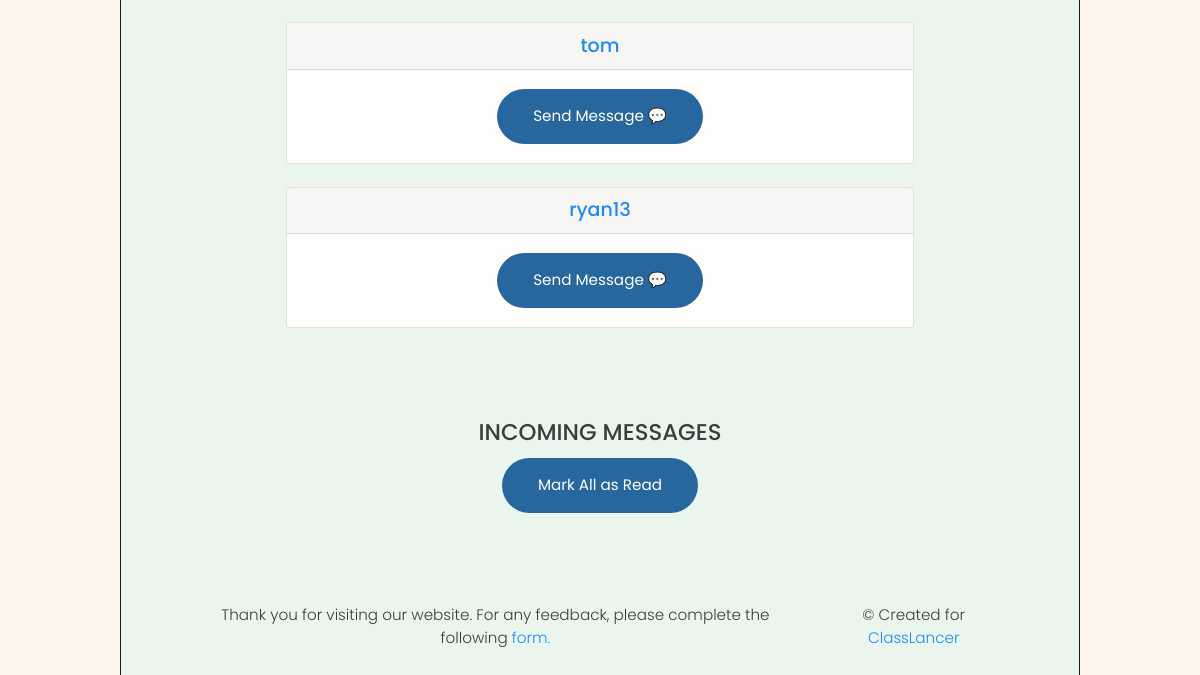
/contacts (signed in, lower part), run on an earlier commit of the app's database.
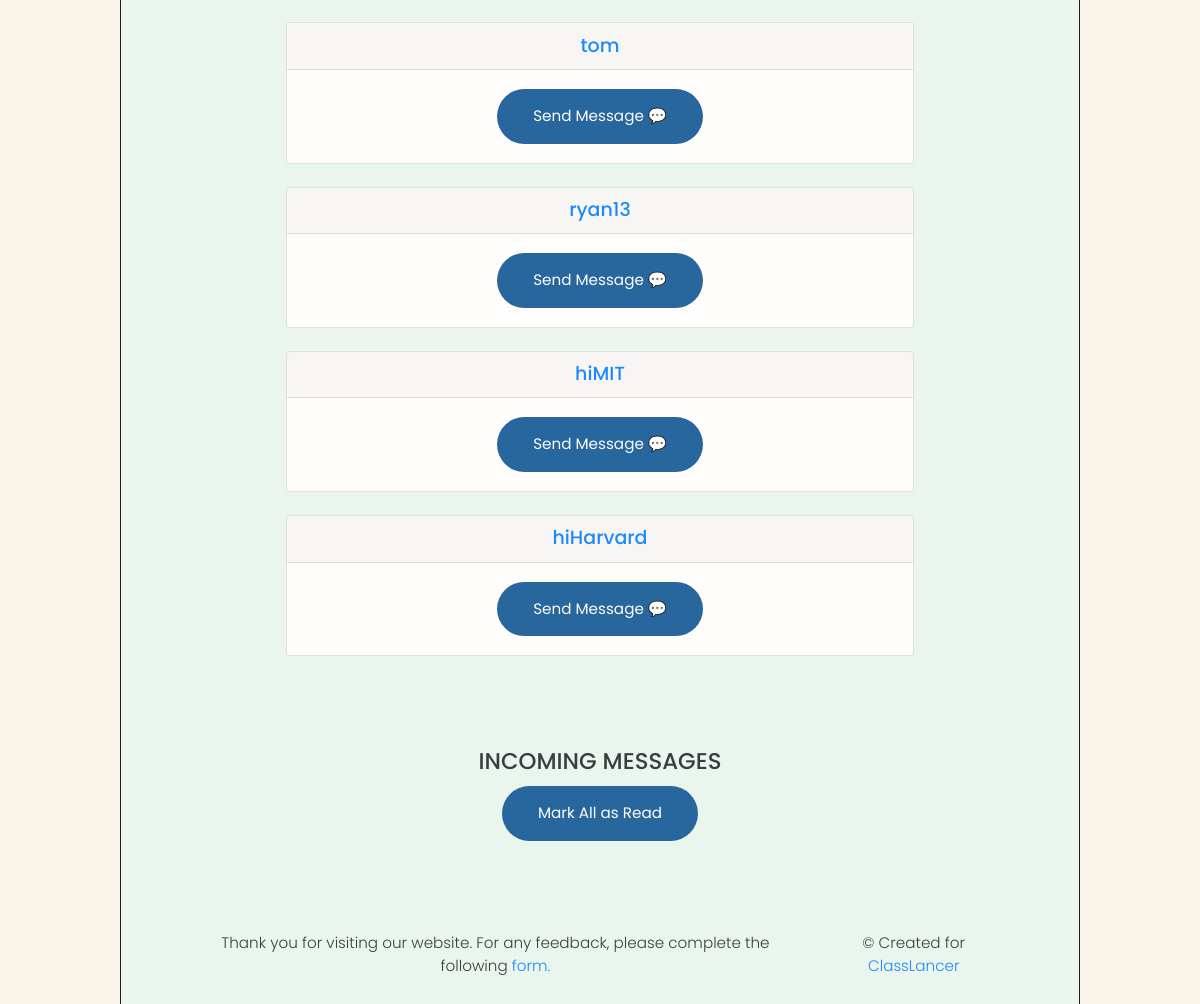
And on a later commit of the database.
### auctions/models.py (models this page shows)
class Chat(models.Model):
    user = models.CharField(max_length=64, null=True)
    contact = models.CharField(max_length=64, null=True)

### auctions/views.py (the view)
# urls.py: path("contacts", views.contacts, name="contacts"),
@login_required(login_url='/login')
def contacts(request):
    connections = Chat.objects.filter(user=request.user.username)
    existing = [request.user.username]
    known = []
    for connection in connections:
        existing.append(connection.contact)
        known.append(connection.contact)
    all_users = User.objects.exclude(username__in=existing)
    incoming_messages = Messages.objects.filter(receiver=request.user.username, read=False).order_by('sender')
    senders_list = []
    for incoming_message in incoming_messages:
        senders_list.append(incoming_message.sender)
    uniquesenders_list = set(senders_list)
    messageshash = {}
    for sender in uniquesenders_list:
        messageshash[sender] = {
            "sender": sender,
            "messages": Messages.objects.filter(receiver=request.user.username, read=False, sender=sender)
        }
    pendingmessages = []
    for x, y in messageshash.items():
        pendingmessages.append(y)
    empty = False
    if len(connections) == 0:
        empty = True
    mars = False
    return render(request, "auctions/contacts.html", {
        "connections": connections,
        "pendingmessages": pendingmessages,
        "known": known,
        "all_users": all_users,
        "empty": empty,
        "mars": mars
    })

### auctions/context_processors.py (called while the page is built)
def add_variable_to_context(request):
    notifmessages = Messages.objects.filter(receiver=request.user.username, read=False)
    overallnotifs = Notifications.objects.filter(user=request.user.username, read=False)
    if request.user.is_authenticated:
        currentmode = Mode.objects.get(user=request.user.username)
    else:
        currentmode = "none"
    return {
        'testme': notifmessages,
        'metoo': overallnotifs,
        'currentmode': currentmode
    }

### auctions/templates/auctions/contacts.html (shortened to what this page needs)
{% extends "auctions/layout2.html" %}
{% block body %}
    <br>
    <br>
    <br>
    <br>
    <br>
    <br>
     <div class="jumbotron text-center" style="margin-left:10%;width:80%;opacity:0.88;background-color:#E8F6EF;border:solid;border-color:black;border-width:0.5px;">
        <br>
    <br>
    <br>
      <br>
      <br>
      <br>
      <br>
      <br>
      <br>
        {% if empty %}
            <div class="text-center">
                <p class="lead">You have no contacts.</p>
            </div>
        {% else %}
            {% if mars %}
            <a href="{% url 'contacts' %}">
                        <button style="background:#0b5394;border-radius: 1000px;border:none;outline:none;padding:16px 36px;color:#ffffff;text-align:center;">Back to All Contacts</button>
            </a>
            <br>
            <br>
            <div class="card text-center" style="width:70%;margin-left:15%;">
                    <a href="{% url 'profile' person.contact %}"><h5 class="card-header h5">{{person.contact}}</h5></a>
                    <div class="card-body">
                        <a href="{% url 'chatwithcontacts' person.contact %}">
                        <button style="background:#0b5394;border-radius: 1000px;border:none;outline:none;padding:16px 36px;color:#ffffff;text-align:center;">Send Message 💬</button>
                        </a>
            </div>
            </div>
            {% else %}
                {% for connection in connections %}
                <div class="card text-center" style="width:70%;margin-left:15%;">
                    <a href="{% url 'profile' connection.contact %}"><h5 class="card-header h5">{{connection.contact}}</h5></a>
                    <div class="card-body">
                        <a href="{% url 'chatwithcontacts' connection.contact %}">
                        <button style="background:#0b5394;border-radius: 1000px;border:none;outline:none;padding:16px 36px;color:#ffffff;text-align:center;">Send Message 💬</button>
                        </a>
                    </div>
                </div>
                <br>
                {% endfor %}
            {% endif %}
        {% endif %}
        <br>
        <br>
        <br>
        <h4 class="card-title">INCOMING MESSAGES</h4>
        <a href="{% url 'resolveall' %}"><button style="background:#0b5394;border-radius: 1000px;border:none;outline:none;padding:16px 36px;color:#ffffff;text-align:center;">Mark All as Read</button></a>
        <br>
        <br>
        <br>
{% endblock %}

What changed in the data, as far as the page shows it:
added Chat: contact "hiMIT"
added Chat: contact "hiHarvard"
